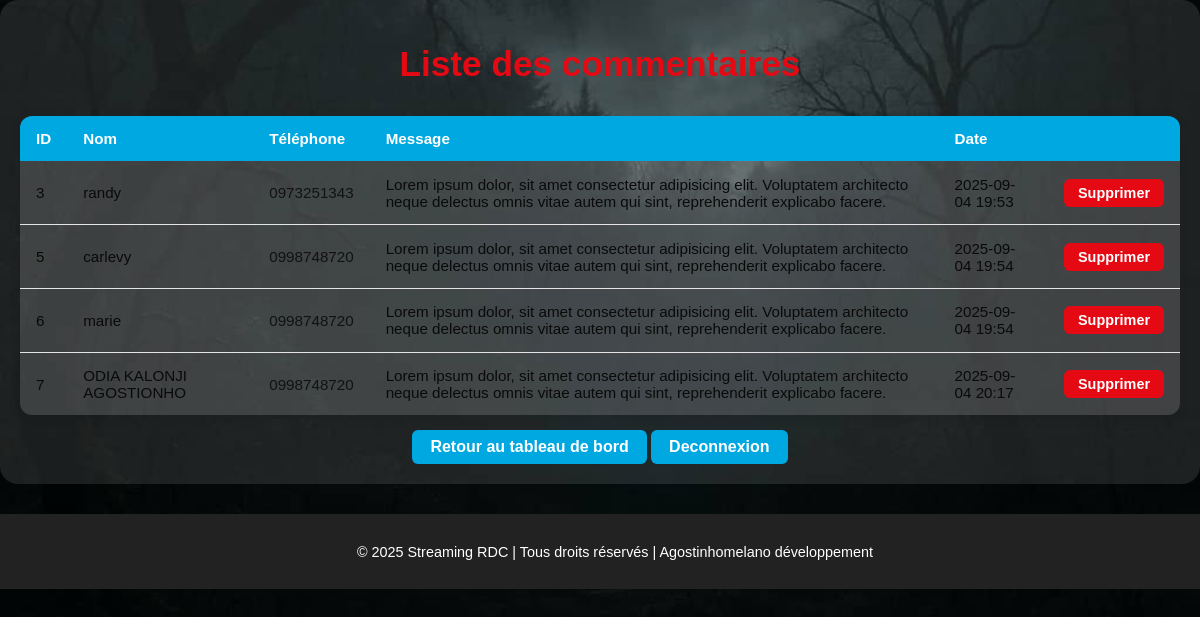
Page /admin/liste_commentaires on the earlier database version.
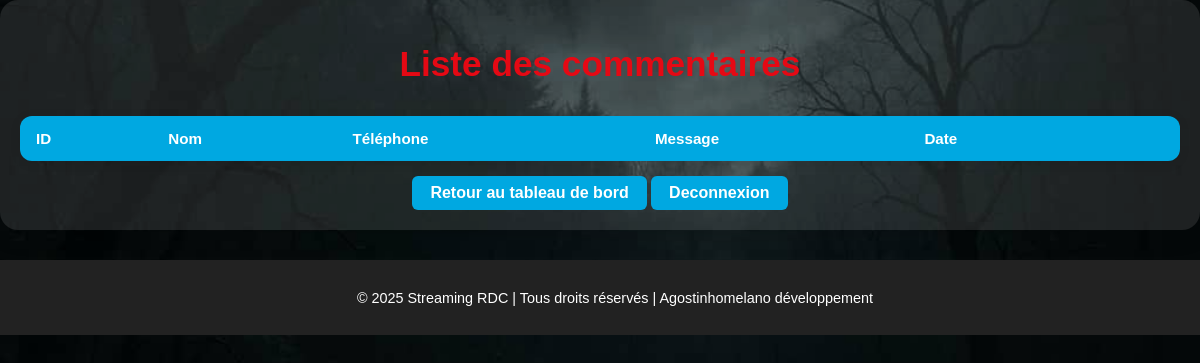
Same page on the later database version.
### app.py (models this page shows)
class Commentaire(db.Model):
    id= db.Column(db.Integer,primary_key=True)
    nom=db.Column(db.String(30),nullable=False)
    tel=db.Column(db.String(30),nullable=False)
    message=db.Column(db.String(500),nullable=False)
    date_post=db.Column(db.DateTime,default=datetime.utcnow)

### app.py (the view)
@app.route("/admin/liste_commentaires")
def liste_commentaires():
    commentaires=Commentaire.query.all()
    return render_template("admin/commentaire.html",commentaires=commentaires)

### templates/admin/commentaire.html (shortened to what this page needs)
<!DOCTYPE html>
<html lang="fr">
<head>
  <link rel="stylesheet" href="{{ url_for('static', filename='css/admin.css') }}">
</head>
<body>
  <div class="admin-container">
    <h1>Liste des commentaires</h1>
    <div class="table-responsive">
      <table class="admin-table">
        <thead>
          <tr>
            <th>ID</th>
            <th>Nom</th>
            <th>Téléphone</th>
            <th>Message</th>
            <th>Date</th>
            <th></th>
          </tr>
        </thead>
        <tbody>
          {% for c in commentaires %}
          <tr>
            <td data-label="ID">{{ c.id }}</td>
            <td data-label="Nom">{{ c.nom }}</td>
            <td data-label="Téléphone"><a href="https://wa.me/{{ c.tel }}" target="_blank">{{ c.tel }}</a></td>
            <td data-label="Message">{{ c.message }}</td>
            <td data-label="Date">{{ c.date_post.strftime('%Y-%m-%d %H:%M') }}</td>
            <td>
              <form action="{{ url_for('supprimer_commentaire', id=c.id) }}" method="post" class="delete-form">
                <button type="submit" class="btn-admin">Supprimer</button>
              </form>
            </td>
          </tr>
          {% endfor %}
        </tbody>
      </table>
    </div>
    <a href="{{ url_for('accueil_admin') }}" class="btn-retour">Retour au tableau de bord</a>
    <a href="{{url_for('deconnexion_admin')}}" class="btn-retour">Deconnexion</a>
  </div>
  <footer>
    <p>© 2025 Streaming RDC | Tous droits réservés | Agostinhomelano développement</p>
  </footer>
</body>
</html>

Differences in the rows shown:
removed Commentaire: id "3", nom "randy", tel "0973251343", message "Lorem ipsum dolor, sit amet consectetur adipisicing elit. Voluptatem architecto neque delectus omnis vitae autem qui sint, reprehenderit explicabo facere.", date_post "2025-09-04 19:53"
removed Commentaire: id "5", nom "carlevy", tel "0998748720", message "Lorem ipsum dolor, sit amet consectetur adipisicing elit. Voluptatem architecto neque delectus omnis vitae autem qui sint, reprehenderit explicabo facere.", date_post "2025-09-04 19:54"
removed Commentaire: id "6", nom "marie", tel "0998748720", message "Lorem ipsum dolor, sit amet consectetur adipisicing elit. Voluptatem architecto neque delectus omnis vitae autem qui sint, reprehenderit explicabo facere.", date_post "2025-09-04 19:54"
removed Commentaire: id "7", nom "ODIA KALONJI AGOSTIONHO", tel "0998748720", message "Lorem ipsum dolor, sit amet consectetur adipisicing elit. Voluptatem architecto neque delectus omnis vitae autem qui sint, reprehenderit explicabo facere.", date_post "2025-09-04 20:17"
